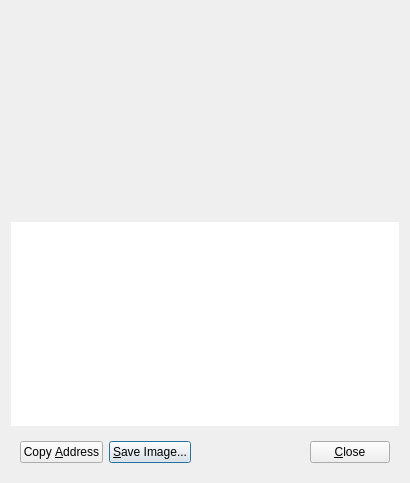
<?xml version="1.0" encoding="UTF-8"?>
<ui version="4.0">
 <class>QRCodeDialog</class>
 <widget class="QDialog" name="QRCodeDialog">
  <property name="geometry">
   <rect>
    <x>0</x>
    <y>0</y>
    <width>410</width>
    <height>483</height>
   </rect>
  </property>
  <property name="windowTitle">
   <string>QR Code Dialog</string>
  </property>
  <layout class="QVBoxLayout" name="verticalLayout_3">
   <item>
    <widget class="QLabel" name="lblQRCode">
     <property name="sizePolicy">
      <sizepolicy hsizetype="Expanding" vsizetype="Expanding">
       <horstretch>0</horstretch>
       <verstretch>0</verstretch>
      </sizepolicy>
     </property>
     <property name="minimumSize">
      <size>
       <width>0</width>
       <height>0</height>
      </size>
     </property>
     <property name="textFormat">
      <enum>Qt::PlainText</enum>
     </property>
     <property name="alignment">
      <set>Qt::AlignCenter</set>
     </property>
     <property name="wordWrap">
      <bool>true</bool>
     </property>
    </widget>
   </item>
   <item>
    <widget class="QTextEdit" name="outUri">
     <property name="minimumSize">
      <size>
       <width>376</width>
       <height>109</height>
      </size>
     </property>
     <property name="frameShape">
      <enum>QFrame::NoFrame</enum>
     </property>
     <property name="frameShadow">
      <enum>QFrame::Plain</enum>
     </property>
     <property name="tabChangesFocus">
      <bool>true</bool>
     </property>
     <property name="readOnly">
      <bool>true</bool>
     </property>
     <property name="textInteractionFlags">
      <set>Qt::TextSelectableByKeyboard|Qt::TextSelectableByMouse</set>
     </property>
    </widget>
   </item>
   <item>
    <widget class="QWidget" name="widget" native="true">
     <layout class="QVBoxLayout" name="verticalLayout_2">
      <item>
       <layout class="QHBoxLayout" name="horizontalLayout">
        <item>
         <widget class="QPushButton" name="btnCopyAddress">
          <property name="text">
           <string>Copy &amp;Address</string>
          </property>
          <property name="autoDefault">
           <bool>false</bool>
          </property>
         </widget>
        </item>
        <item>
         <widget class="QPushButton" name="btnSaveAs">
          <property name="text">
           <string>&amp;Save Image...</string>
          </property>
         </widget>
        </item>
        <item>
         <spacer name="horizontalSpacer">
          <property name="orientation">
           <enum>Qt::Horizontal</enum>
          </property>
          <property name="sizeHint" stdset="0">
           <size>
            <width>40</width>
            <height>20</height>
           </size>
          </property>
         </spacer>
        </item>
        <item>
         <widget class="QPushButton" name="closeButton">
          <property name="text">
           <string>&amp;Close</string>
          </property>
         </widget>
        </item>
       </layout>
      </item>
     </layout>
    </widget>
   </item>
  </layout>
 </widget>
 <resources/>
 <connections/>
</ui>
